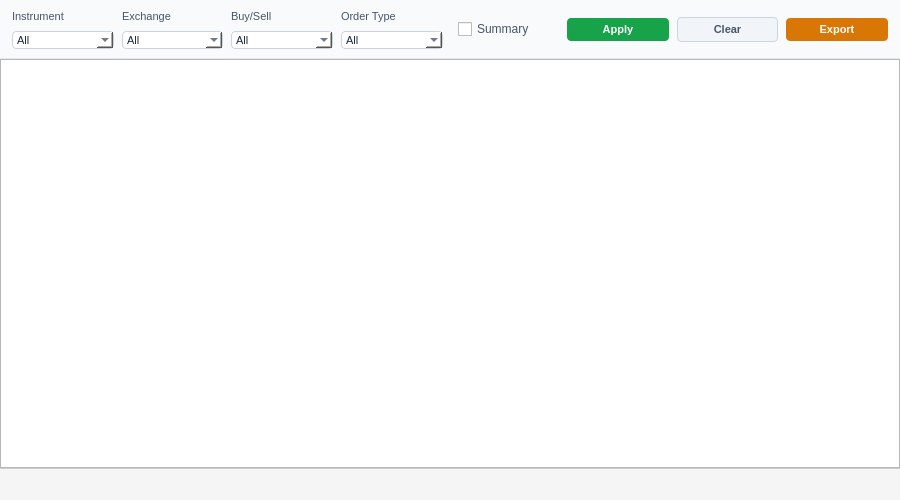
<?xml version="1.0" encoding="UTF-8"?>
<ui version="4.0">
 <class>TradeBookWindow</class>
 <widget class="QWidget" name="TradeBookWindow">
  <property name="geometry">
   <rect><x>0</x><y>0</y><width>900</width><height>500</height></rect>
  </property>
  <property name="styleSheet">
   <string notr="true">
QWidget#filterContainer {
  background-color: #f8fafc;
  border-bottom: 1px solid #e2e8f0;
}
QWidget#filterContainer QLabel {
  color: #475569;
  font-size: 11px;
}
QWidget#filterContainer QComboBox {
  background-color: #ffffff;
  color: #1e293b;
  border: 1px solid #cbd5e1;
  border-radius: 4px;
  font-size: 11px;
}
QWidget#filterContainer QCheckBox {
  color: #475569;
}
QPushButton {
  border-radius: 4px;
  font-weight: 600;
  font-size: 11px;
  padding: 5px 12px;
}
QPushButton#m_applyFilterBtn {
  background-color: #16a34a;
  color: white;
}
QPushButton#m_applyFilterBtn:hover { background-color: #15803d; }
QPushButton#m_clearFilterBtn {
  background-color: #f1f5f9;
  color: #475569;
  border: 1px solid #cbd5e1;
}
QPushButton#m_clearFilterBtn:hover { background-color: #e2e8f0; }
QPushButton#m_exportBtn {
  background-color: #d97706;
  color: white;
}
QPushButton#m_exportBtn:hover { background-color: #b45309; }
QWidget#summaryWidget {
  background-color: #f5f5f5;
  border-top: 1px solid #ccc;
}
   </string>
  </property>
  <layout class="QVBoxLayout" name="mainLayout">
   <property name="spacing"><number>0</number></property>
   <property name="leftMargin"><number>0</number></property>
   <property name="topMargin"><number>0</number></property>
   <property name="rightMargin"><number>0</number></property>
   <property name="bottomMargin"><number>0</number></property>

   <!-- Filter Bar -->
   <item>
    <widget class="QWidget" name="filterContainer" native="true">
     <layout class="QVBoxLayout" name="filterMainLayout">
      <property name="leftMargin"><number>12</number></property>
      <property name="topMargin"><number>10</number></property>
      <property name="rightMargin"><number>12</number></property>
      <property name="bottomMargin"><number>10</number></property>
      <property name="spacing"><number>8</number></property>
      <item>
       <layout class="QHBoxLayout" name="filterLayout">
        <item>
         <layout class="QVBoxLayout" name="instrumentLayout">
          <item><widget class="QLabel" name="lblInstrument"><property name="text"><string>Instrument</string></property></widget></item>
          <item>
           <widget class="QComboBox" name="m_instrumentTypeCombo">
            <item><property name="text"><string>All</string></property></item>
            <item><property name="text"><string>NSE OPT</string></property></item>
            <item><property name="text"><string>NSE FUT</string></property></item>
            <item><property name="text"><string>NSE EQ</string></property></item>
           </widget>
          </item>
         </layout>
        </item>
        <item>
         <layout class="QVBoxLayout" name="exchangeLayout">
          <item><widget class="QLabel" name="lblExchange"><property name="text"><string>Exchange</string></property></widget></item>
          <item>
           <widget class="QComboBox" name="m_exchangeCombo">
            <item><property name="text"><string>All</string></property></item>
            <item><property name="text"><string>NSE</string></property></item>
            <item><property name="text"><string>BSE</string></property></item>
           </widget>
          </item>
         </layout>
        </item>
        <item>
         <layout class="QVBoxLayout" name="buySellLayout">
          <item><widget class="QLabel" name="lblBuySell"><property name="text"><string>Buy/Sell</string></property></widget></item>
          <item>
           <widget class="QComboBox" name="m_buySellCombo">
            <item><property name="text"><string>All</string></property></item>
            <item><property name="text"><string>Buy</string></property></item>
            <item><property name="text"><string>Sell</string></property></item>
           </widget>
          </item>
         </layout>
        </item>
        <item>
         <layout class="QVBoxLayout" name="orderTypeLayout">
          <item><widget class="QLabel" name="lblOrderType"><property name="text"><string>Order Type</string></property></widget></item>
          <item>
           <widget class="QComboBox" name="m_orderTypeCombo">
            <item><property name="text"><string>All</string></property></item>
            <item><property name="text"><string>Day</string></property></item>
            <item><property name="text"><string>IOC</string></property></item>
           </widget>
          </item>
         </layout>
        </item>
        <item>
         <spacer name="filterSpacer">
          <property name="orientation"><enum>Qt::Horizontal</enum></property>
         </spacer>
        </item>
        <item>
         <widget class="QCheckBox" name="m_showSummaryCheck">
          <property name="text"><string>Summary</string></property>
         </widget>
        </item>
        <item>
         <widget class="QPushButton" name="m_applyFilterBtn">
          <property name="text"><string>Apply</string></property>
         </widget>
        </item>
        <item>
         <widget class="QPushButton" name="m_clearFilterBtn">
          <property name="text"><string>Clear</string></property>
         </widget>
        </item>
        <item>
         <widget class="QPushButton" name="m_exportBtn">
          <property name="text"><string>Export</string></property>
         </widget>
        </item>
       </layout>
      </item>
     </layout>
    </widget>
   </item>

   <!-- Table placeholder — replaced programmatically with CustomTradeBook -->
   <item>
    <widget class="QTableView" name="m_tableViewPlaceholder">
     <property name="sizePolicy">
      <sizepolicy hsizetype="Expanding" vsizetype="Expanding">
       <horstretch>0</horstretch><verstretch>1</verstretch>
      </sizepolicy>
     </property>
    </widget>
   </item>

   <!-- Summary Bar -->
   <item>
    <widget class="QWidget" name="summaryWidget" native="true">
     <property name="minimumSize"><size><width>0</width><height>32</height></size></property>
     <property name="maximumSize"><size><width>16777215</width><height>32</height></size></property>
     <layout class="QHBoxLayout" name="summaryLayout">
      <item>
       <widget class="QLabel" name="m_summaryLabel">
        <property name="text"><string></string></property>
       </widget>
      </item>
      <item>
       <spacer name="summarySpacer">
        <property name="orientation"><enum>Qt::Horizontal</enum></property>
       </spacer>
      </item>
     </layout>
    </widget>
   </item>
  </layout>
 </widget>
 <resources/>
 <connections/>
</ui>
